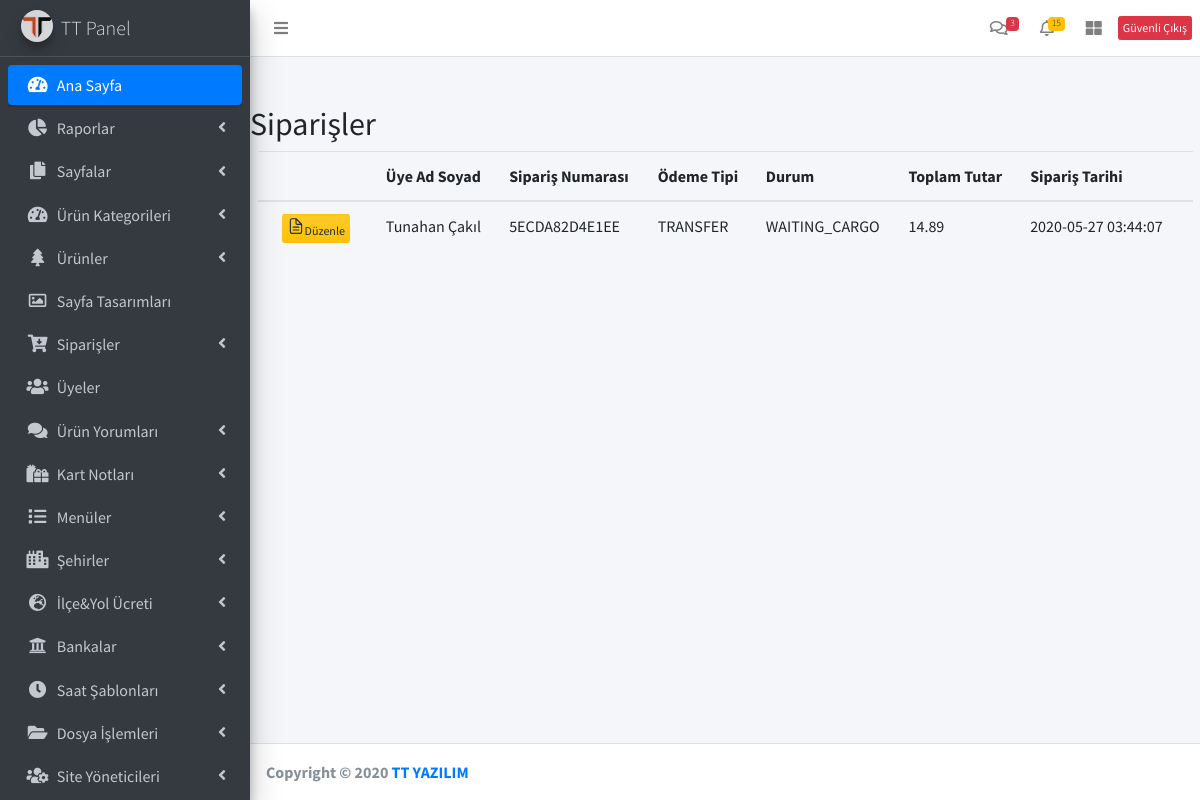
The app's page /ttadmin/orders.php (signed in) with its own data.
### tables this page shows
CREATE TABLE `orders` (
  `ID` int(11) NOT NULL,
  `MEMBER_ID` int(11) NOT NULL,
  `TOTAL_AMOUNT` decimal(11,2) NOT NULL,
  `REFERENCE_NO` varchar(13) NOT NULL,
  `DELIVERY_CLOCK` time NOT NULL,
  `DELIVERY_CITY` int(11) NOT NULL,
  `DELIVERY_DISTRICT` int(11) NOT NULL,
  `IS_DELIVERY` tinyint(1) NOT NULL DEFAULT 1,
  `CARD_NOTE_ID` int(11) DEFAULT NULL,
  `CARD_NOTE_NAME` varchar(250) NOT NULL,
  `CUSTOM_CARD_NOTE` varchar(500) NOT NULL,
  `SENDER_NAME` varchar(100) NOT NULL,
  `SENDER_PHONE` varchar(11) NOT NULL,
  `SENDER_EMAIL` varchar(100) NOT NULL,
  `INVOICE_TYPE` tinyint(1) NOT NULL,
  `INVOICE_IDENTY_NO` varchar(11) NOT NULL,
  `INVOICE_COMPANY_NAME` varchar(250) NOT NULL,
  `INVOICE_TAX_OFFICE` varchar(100) NOT NULL,
  `INVOICE_ADDRESS` varchar(500) NOT NULL,
  `IS_ONLINE_CONTRACT` tinyint(1) NOT NULL,
  `CUSTOMER_NAME` varchar(100) NOT NULL,
  `CUSTOMER_PHONE` varchar(11) NOT NULL,
  `CUSTOMER_ADDRESS` varchar(500) NOT NULL,
  `CUSTOMER_PLACE` int(11) NOT NULL,
  `PAYMENT_TYPE` enum('TRANSFER','CREDIT_CARD','','') NOT NULL,
  `STATUS` enum('NEW','CUSTOMER_INFORMATION','INVOICE_INFORMATION','WAITING_PAYMENT','WAITING_CARGO','DELIVERED') NOT NULL DEFAULT 'NEW',
  `PROCESS_DATE` datetime NOT NULL DEFAULT current_timestamp()
);

### ttadmin/orders.php (the view)
<?php include("header.php") ?>
    <div class="content-wrapper">
        <div class="card-body table-responsive p-0"><br><br>
        <h2>Siparişler</h3>
        <div class="col-md-12">
            <table class="table table-hover text-nowrap">
                <thead>
                    <tr>
                    <th></th>
                    <th>Üye Ad Soyad</th>
                    <th>Sipariş Numarası</th>
                    <th>Ödeme Tipi</th>
                    <th>Durum</th>
                    <th>Toplam Tutar</th>
                    <th>Sipariş Tarihi</th>
                    </tr>
                </thead>
                <tbody>
                        <?php
                        $sql_order = "select * from orders where STATUS = 'WAITING_CARGO'";
                        $result_order = mysqli_query($conn,$sql_order);
                        while($row_order=mysqli_fetch_array($result_order)) {
                        ?>
                    <tr>
                    <td>
                        <div class="btn-toolbar" role="toolbar" aria-label="Toolbar with button groups">
                        <div class="btn-group mr-2" role="group" aria-label="Third group">
                        <a href="">
                            <button type="submit" id="update" class="btn btn-block bg-gradient-warning btn-xs"><ion-icon size="small" name="document-text-outline"></ion-icon>Düzenle</button>
                        </a>
                        </div>
                        </div>
                    </td>
                    <?php
                        if ($row_order['MEMBER_ID']==0) {
                            $nameSurname = $row_order['SENDER_NAME'];
                        } else {
                            $nameSurname = "Tunahan";
                        }
                        echo '<td>'.$nameSurname.'</td>';
                        echo '<td>'.$row_order['REFERENCE_NO'].'</td>';
                        echo '<td>'.$row_order['PAYMENT_TYPE'].'</td>';
                        echo '<td>'.$row_order['STATUS'].'</td>';
                        echo '<td>'.$row_order['TOTAL_AMOUNT'].'</td>';
                        echo '<td>'.$row_order['PROCESS_DATE'].'</td>';
                    ?>
                <?php } ?>
                    </tr>
                </tbody>
             </table>
         </div>
        </div>
    </div>
<?php include("footer.php") ?>

### records on screen
orders: SENDER_NAME "Tunahan Çakıl", REFERENCE_NO "5ECDA82D4E1EE", PAYMENT_TYPE "TRANSFER", STATUS "WAITING_CARGO", TOTAL_AMOUNT "14.89", PROCESS_DATE "2020-05-27 03:44:07"
